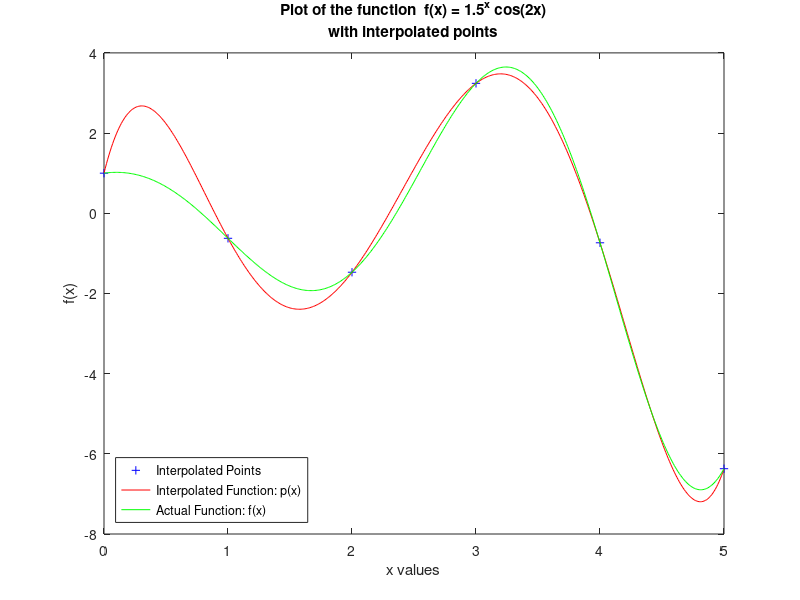

This figure's MATLAB source:
function []=interpol()
%interpol.m
%This function interpolates the function f(x) = 1.5^x cos(2x);
Xs=0:1:5;
Ys=[1.0 -.6242 -1.4707 3.2406 -.7366 -6.3717];
xs=0:.01:5;
ys=exact(xs);

N=length(xs);
ps(N)=0;
for i=1:N
    ps(i)=p(xs(i),Xs,Ys);
end

plot(Xs,Ys,'b+');
xlabel('x values');
ylabel('f(x)');
title({'Plot of the function  f(x) = 1.5^x cos(2x)','with interpolated points'});

hold on;
plot(xs,ps,'r-');
plot(xs,ys,'g-');
set(legend('Interpolated Points','Interpolated Function: p(x)','Actual Function: f(x)'),'Location','SouthWest');

fprintf('x       \tp(x)    \ty(x)    \t|p-y|   \n--------    --------    --------    --------\n');
for i=1:N
   fprintf('%f\t%f\t%f\t%f\n',xs(i),ps(i),ys(i),abs(ps(i)-ys(i)));
end

end

function p=p(x,xs,ys)
N=length(xs);
p=0;
for j=1:N
    p=p+L(x,xs,j)*ys(j);
end
end

function L=L(x,xs,j)
N=length(xs);
%fprintf('%d\n',N);
L=1;
for i=1:N
    if i ~= j
        L=L*(x-xs(i))/(xs(j)-xs(i));
    end
end
end

function vs=exact(xs)
vs=1.5.^xs.*cos(2*xs);
end